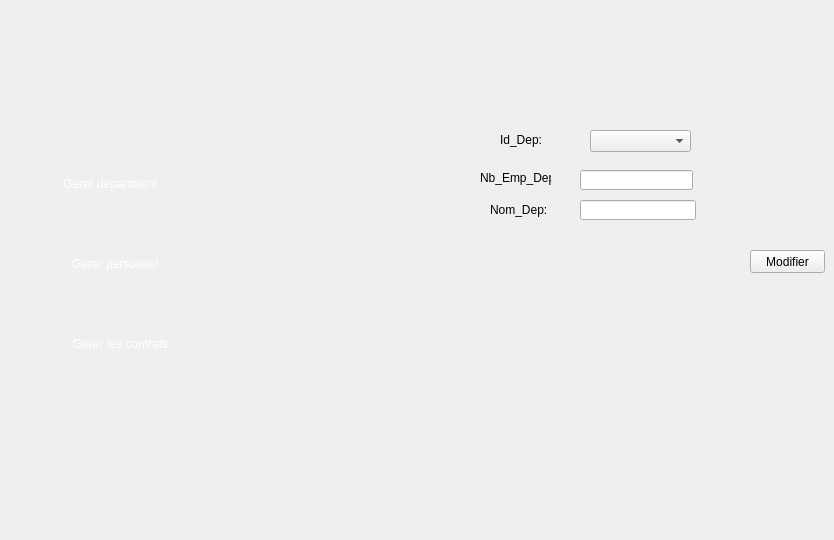
    <widget class="QWidget" name="page_10">
     <widget class="QPushButton" name="icon4_27">
      <property name="geometry">
       <rect>
        <x>250</x>
        <y>10</y>
        <width>91</width>
        <height>91</height>
       </rect>
      </property>
      <property name="cursor">
       <cursorShape>PointingHandCursor</cursorShape>
      </property>
      <property name="styleSheet">
       <string notr="true">
border-image: url(:/icon-ajout2.png);
background-color: transparent;
background: none;
border: none;
background-repeat: none;
</string>
      </property>
      <property name="text">
       <string/>
      </property>
     </widget>
     <widget class="QPushButton" name="icon4_28">
      <property name="geometry">
       <rect>
        <x>250</x>
        <y>390</y>
        <width>91</width>
        <height>91</height>
       </rect>
      </property>
      <property name="cursor">
       <cursorShape>PointingHandCursor</cursorShape>
      </property>
      <property name="styleSheet">
       <string notr="true">
border-image: url(:/icon-afficher2.png);
background-color: transparent;
background: none;
border: none;
background-repeat: none;
</string>
      </property>
      <property name="text">
       <string/>
      </property>
     </widget>
     <widget class="QPushButton" name="icon2_22">
      <property name="geometry">
       <rect>
        <x>250</x>
        <y>130</y>
        <width>91</width>
        <height>91</height>
       </rect>
      </property>
      <property name="cursor">
       <cursorShape>PointingHandCursor</cursorShape>
      </property>
      <property name="styleSheet">
       <string notr="true">
border-image: url(:/icon-supp2.png);
background-color: transparent;
background: none;
border: none;
background-repeat: none;
</string>
      </property>
      <property name="text">
       <string/>
      </property>
     </widget>
     <widget class="QPushButton" name="icon3_20">
      <property name="geometry">
       <rect>
        <x>250</x>
        <y>260</y>
        <width>91</width>
        <height>91</height>
       </rect>
      </property>
      <property name="cursor">
       <cursorShape>PointingHandCursor</cursorShape>
      </property>
      <property name="styleSheet">
       <string notr="true">
background-color: transparent;
	border-image: url(:/icon-modif2.png);
background: none;
border: none;
background-repeat: none;
</string>
      </property>
      <property name="text">
       <string/>
      </property>
     </widget>
     <widget class="QLabel" name="selected2_29">
      <property name="geometry">
       <rect>
        <x>-10</x>
        <y>160</y>
        <width>231</width>
        <height>51</height>
       </rect>
      </property>
      <property name="styleSheet">
       <string notr="true">
background-color: transparent;
background: none;
	border-image: url(:/selected2.png);
border: none;
background-repeat: none;
</string>
      </property>
      <property name="text">
       <string/>
      </property>
     </widget>
     <widget class="QLabel" name="ar_16">
      <property name="geometry">
       <rect>
        <x>220</x>
        <y>0</y>
        <width>151</width>
        <height>531</height>
       </rect>
      </property>
      <property name="styleSheet">
       <string notr="true">

background-color: transparent;
	border-image: url(:/bg.png);

background: none;
border: none;
background-repeat: none;
</string>
      </property>
      <property name="text">
       <string/>
      </property>
     </widget>
     <widget class="QLabel" name="selected_16">
      <property name="geometry">
       <rect>
        <x>230</x>
        <y>260</y>
        <width>101</width>
        <height>91</height>
       </rect>
      </property>
      <property name="styleSheet">
       <string notr="true">
background-color: transparent;
background: none;
	border-image: url(:/selected.png);
border: none;
background-repeat: none;
</string>
      </property>
      <property name="text">
       <string/>
      </property>
     </widget>
     <widget class="QPushButton" name="pushButton_42">
      <property name="geometry">
       <rect>
        <x>30</x>
        <y>250</y>
        <width>171</width>
        <height>28</height>
       </rect>
      </property>
      <property name="styleSheet">
       <string notr="true">

background-color: transparent;
	font: 10pt &quot;Segoe UI Historic&quot;;
	color: rgb(255, 255, 255);
background: none;
border: none;
background-repeat: none;
</string>
      </property>
      <property name="text">
       <string>Gerer personnel</string>
      </property>
     </widget>
     <widget class="QPushButton" name="b_vehicules_4">
      <property name="geometry">
       <rect>
        <x>30</x>
        <y>170</y>
        <width>161</width>
        <height>28</height>
       </rect>
      </property>
      <property name="styleSheet">
       <string notr="true">

background-color: transparent;
	font: 10pt &quot;Segoe UI Historic&quot;;
	color: rgb(255, 255, 255);
background: none;
border: none;
background-repeat none;
</string>
      </property>
      <property name="text">
       <string>Gerer department</string>
      </property>
     </widget>
     <widget class="QLineEdit" name="lineEdit_20">
      <property name="geometry">
       <rect>
        <x>580</x>
        <y>200</y>
        <width>116</width>
        <height>20</height>
       </rect>
      </property>
      <property name="styleSheet">
       <string notr="true">background-image: url(:/new/prefix1/img/backback.png);</string>
      </property>
     </widget>
     <widget class="QLineEdit" name="lineEdit_73">
      <property name="geometry">
       <rect>
        <x>580</x>
        <y>170</y>
        <width>113</width>
        <height>20</height>
       </rect>
      </property>
      <property name="styleSheet">
       <string notr="true">background-image: url(:/new/prefix1/img/back.png);</string>
      </property>
      <property name="text">
       <string/>
      </property>
     </widget>
     <widget class="QPushButton" name="pushButton_43">
      <property name="geometry">
       <rect>
        <x>750</x>
        <y>250</y>
        <width>75</width>
        <height>23</height>
       </rect>
      </property>
      <property name="styleSheet">
       <string notr="true">background-image: url(:/new/prefix1/img/backback.png);</string>
      </property>
      <property name="text">
       <string>Modifier</string>
      </property>
     </widget>
     <widget class="QLabel" name="label_81">
      <property name="geometry">
       <rect>
        <x>480</x>
        <y>170</y>
        <width>71</width>
        <height>16</height>
       </rect>
      </property>
      <property name="styleSheet">
       <string notr="true">background-image: url(:/new/prefix1/img/backback.png);</string>
      </property>
      <property name="text">
       <string>Nb_Emp_Dep</string>
      </property>
     </widget>
     <widget class="QLabel" name="label_39">
      <property name="geometry">
       <rect>
        <x>490</x>
        <y>200</y>
        <width>71</width>
        <height>20</height>
       </rect>
      </property>
      <property name="styleSheet">
       <string notr="true">background-image: url(:/new/prefix1/img/backback.png);</string>
      </property>
      <property name="text">
       <string>Nom_Dep:</string>
      </property>
     </widget>
     <widget class="QLabel" name="label_49">
      <property name="geometry">
       <rect>
        <x>500</x>
        <y>130</y>
        <width>71</width>
        <height>20</height>
       </rect>
      </property>
      <property name="styleSheet">
       <string notr="true">background-image: url(:/new/prefix1/img/backback.png);</string>
      </property>
      <property name="text">
       <string>Id_Dep:</string>
      </property>
     </widget>
     <widget class="QComboBox" name="mid_dept">
      <property name="geometry">
       <rect>
        <x>590</x>
        <y>130</y>
        <width>101</width>
        <height>22</height>
       </rect>
      </property>
     </widget>
     <widget class="QPushButton" name="b_vehicules_17">
      <property name="geometry">
       <rect>
        <x>40</x>
        <y>330</y>
        <width>161</width>
        <height>28</height>
       </rect>
      </property>
      <property name="styleSheet">
       <string notr="true">

background-color: transparent;
	font: 10pt &quot;Segoe UI Historic&quot;;
	color: rgb(255, 255, 255);
background: none;
border: none;
background-repeat none;
</string>
      </property>
      <property name="text">
       <string>Gerer les contrats</string>
      </property>
     </widget>
     <zorder>ar_16</zorder>
     <zorder>icon4_27</zorder>
     <zorder>icon4_28</zorder>
     <zorder>selected2_29</zorder>
     <zorder>selected_16</zorder>
     <zorder>pushButton_42</zorder>
     <zorder>b_vehicules_4</zorder>
     <zorder>icon2_22</zorder>
     <zorder>icon3_20</zorder>
     <zorder>lineEdit_20</zorder>
     <zorder>lineEdit_73</zorder>
     <zorder>pushButton_43</zorder>
     <zorder>label_81</zorder>
     <zorder>label_39</zorder>
     <zorder>label_49</zorder>
     <zorder>mid_dept</zorder>
     <zorder>b_vehicules_17</zorder>
    </widget>
